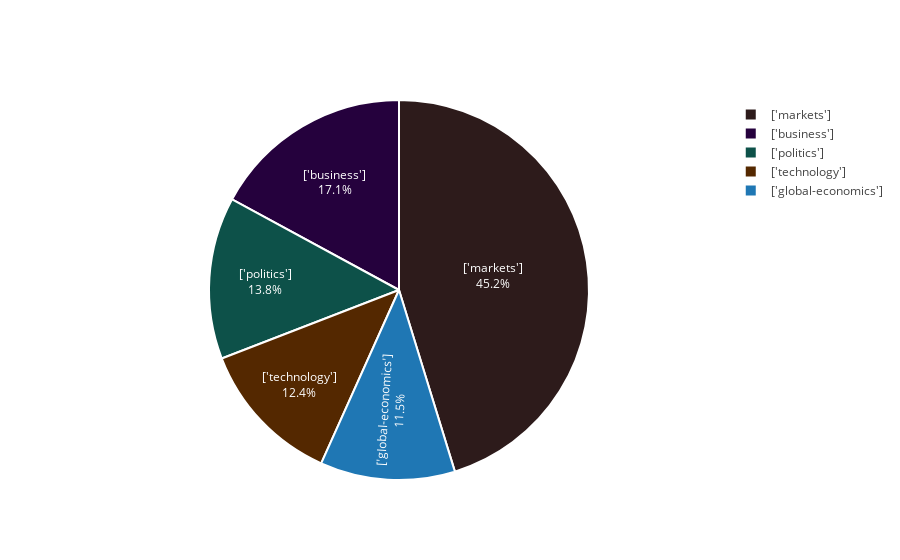

Here is the notebook cell this chart was saved with:
### Code cell
import plotly
import pandas as pd
import plotly.graph_objs as go
plotly.offline.init_notebook_mode(connected=True)
df=pd.read_csv('bl.csv',encoding='iso-8859-13')
labels=df.Category
colors = ['#0d5149', '#105400', '#542800', '#25013d','#2d1b1b']
trace=go.Pie(labels=labels,
             hoverinfo='value+percent',
             textinfo='label+percent',
             textfont=dict(color='#ffffff'),
             
             marker=dict(colors=colors,line=dict(color='#fff', width=2)))
plotly.offline.iplot([trace])

### Figure 1 — Plotly figure (JSON) as saved in the notebook; plotly's stock layout.template omitted (floating-point values rounded to 4 significant figures; data arrays with more than 128 entries replaced by an {"elided": "..."} marker saying what was removed)
{"data": [{"hoverinfo": "value+percent", "labels": {"elided": "8772 str values"}, "marker": {"colors": ["#0d5149", "#105400", "#542800", "#25013d", "#2d1b1b"], "line": {"color": "#fff", "width": 2}}, "textfont": {"color": "#ffffff"}, "textinfo": "label+percent", "type": "pie"}], "layout": {}}
